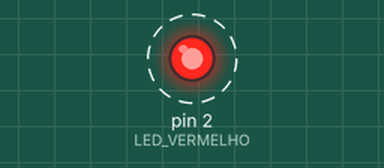
A sketch run on a simulated Arduino Uno, built with avr-gcc and run on an emulated ATmega328P. Shown: output pins drawn as LEDs (lit = HIGH). Dashed ring = blinking.

Above: at 0.5 s.
Timing chart, 0 to 3.5 s (numbered marks = the images above):
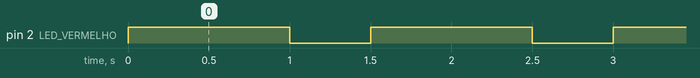

The sketch:

arduino1_2CODIGO.ino
```cpp
#define LED_VERMELHO 2 //define que a porta 2 é o led vermelho
#define UM_SEGUNDO 1000 //valores em milisegundos
#define MEIO_SEGUNDO 500
void setup() {
  pinMode(LED_VERMELHO, OUTPUT);
}

void loop() {
  PiscarLed(LED_VERMELHO);//forneço qual led ira acender
}

void PiscarLed(int Led){
  digitalWrite(Led, HIGH);//corrente positiva(liga)
  delay(UM_SEGUNDO);
  digitalWrite(Led, LOW);//corrente negativa(apaga)
  delay(MEIO_SEGUNDO);
}

//com este codigo, ao ligar em uma placa de arduino e realizar o  upload do codigo, ira piscar exibir o comportamento de piscar no led.
```

Measured:
- by itself, pin 2 (LED_VERMELHO): alternates HIGH for 1.0 s and LOW for 0.50 s
